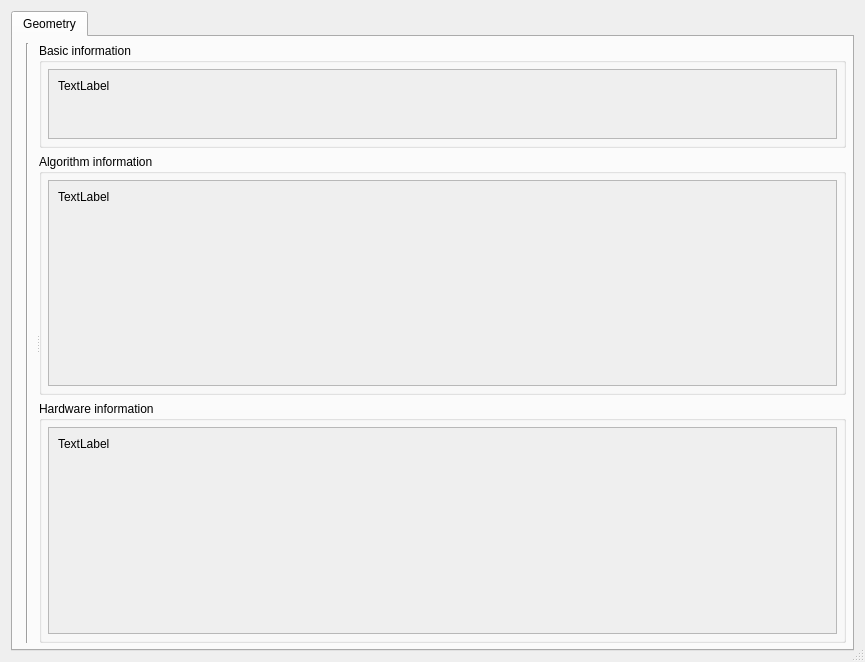
<?xml version="1.0" encoding="UTF-8"?>
<ui version="4.0">
 <class>Dialog</class>
 <widget class="QDialog" name="Dialog">
  <property name="geometry">
   <rect>
    <x>0</x>
    <y>0</y>
    <width>865</width>
    <height>662</height>
   </rect>
  </property>
  <property name="minimumSize">
   <size>
    <width>800</width>
    <height>600</height>
   </size>
  </property>
  <property name="windowTitle">
   <string>Dialog</string>
  </property>
  <property name="sizeGripEnabled">
   <bool>true</bool>
  </property>
  <property name="modal">
   <bool>true</bool>
  </property>
  <layout class="QVBoxLayout" name="verticalLayout_9">
   <item>
    <widget class="QTabWidget" name="information_tab">
     <property name="currentIndex">
      <number>0</number>
     </property>
     <widget class="QWidget" name="geometry">
      <attribute name="title">
       <string>Geometry</string>
      </attribute>
      <layout class="QVBoxLayout" name="verticalLayout">
       <property name="leftMargin">
        <number>6</number>
       </property>
       <property name="topMargin">
        <number>6</number>
       </property>
       <property name="rightMargin">
        <number>6</number>
       </property>
       <property name="bottomMargin">
        <number>6</number>
       </property>
       <item>
        <widget class="QSplitter" name="splitter">
         <property name="orientation">
          <enum>Qt::Horizontal</enum>
         </property>
         <property name="handleWidth">
          <number>3</number>
         </property>
         <widget class="QWidget" name="leftWidget" native="true">
          <property name="sizePolicy">
           <sizepolicy hsizetype="Expanding" vsizetype="Expanding">
            <horstretch>0</horstretch>
            <verstretch>0</verstretch>
           </sizepolicy>
          </property>
          <layout class="QHBoxLayout" name="left_layout">
           <property name="leftMargin">
            <number>0</number>
           </property>
           <property name="topMargin">
            <number>0</number>
           </property>
           <property name="rightMargin">
            <number>0</number>
           </property>
           <property name="bottomMargin">
            <number>0</number>
           </property>
           <item>
            <widget class="Line" name="line">
             <property name="orientation">
              <enum>Qt::Vertical</enum>
             </property>
            </widget>
           </item>
          </layout>
         </widget>
         <widget class="QWidget" name="rightWidget" native="true">
          <layout class="QVBoxLayout" name="verticalLayout_2">
           <property name="leftMargin">
            <number>0</number>
           </property>
           <property name="topMargin">
            <number>0</number>
           </property>
           <property name="rightMargin">
            <number>0</number>
           </property>
           <property name="bottomMargin">
            <number>0</number>
           </property>
           <item>
            <widget class="QGroupBox" name="basic_groupbox">
             <property name="title">
              <string>Basic information</string>
             </property>
             <layout class="QVBoxLayout" name="verticalLayout_4">
              <property name="leftMargin">
               <number>6</number>
              </property>
              <property name="topMargin">
               <number>6</number>
              </property>
              <property name="rightMargin">
               <number>6</number>
              </property>
              <property name="bottomMargin">
               <number>6</number>
              </property>
              <item>
               <widget class="QScrollArea" name="scrollArea">
                <property name="widgetResizable">
                 <bool>true</bool>
                </property>
                <widget class="QWidget" name="scrollAreaWidgetContents">
                 <property name="geometry">
                  <rect>
                   <x>0</x>
                   <y>0</y>
                   <width>796</width>
                   <height>68</height>
                  </rect>
                 </property>
                 <layout class="QVBoxLayout" name="verticalLayout_6">
                  <item>
                   <widget class="QLabel" name="basic_label">
                    <property name="sizePolicy">
                     <sizepolicy hsizetype="Minimum" vsizetype="Preferred">
                      <horstretch>0</horstretch>
                      <verstretch>0</verstretch>
                     </sizepolicy>
                    </property>
                    <property name="text">
                     <string>TextLabel</string>
                    </property>
                   </widget>
                  </item>
                  <item>
                   <spacer name="verticalSpacer">
                    <property name="orientation">
                     <enum>Qt::Vertical</enum>
                    </property>
                    <property name="sizeHint" stdset="0">
                     <size>
                      <width>20</width>
                      <height>47</height>
                     </size>
                    </property>
                   </spacer>
                  </item>
                 </layout>
                </widget>
               </widget>
              </item>
             </layout>
            </widget>
           </item>
           <item>
            <widget class="QGroupBox" name="algorithm_groupbox">
             <property name="title">
              <string>Algorithm information</string>
             </property>
             <layout class="QVBoxLayout" name="verticalLayout_7">
              <property name="leftMargin">
               <number>6</number>
              </property>
              <property name="topMargin">
               <number>6</number>
              </property>
              <property name="rightMargin">
               <number>6</number>
              </property>
              <property name="bottomMargin">
               <number>6</number>
              </property>
              <item>
               <widget class="QScrollArea" name="scrollArea_2">
                <property name="widgetResizable">
                 <bool>true</bool>
                </property>
                <widget class="QWidget" name="scrollAreaWidgetContents_2">
                 <property name="geometry">
                  <rect>
                   <x>0</x>
                   <y>0</y>
                   <width>796</width>
                   <height>184</height>
                  </rect>
                 </property>
                 <layout class="QVBoxLayout" name="verticalLayout_5">
                  <item>
                   <widget class="QLabel" name="algorithm_label">
                    <property name="sizePolicy">
                     <sizepolicy hsizetype="Minimum" vsizetype="Preferred">
                      <horstretch>0</horstretch>
                      <verstretch>0</verstretch>
                     </sizepolicy>
                    </property>
                    <property name="text">
                     <string>TextLabel</string>
                    </property>
                   </widget>
                  </item>
                  <item>
                   <spacer name="verticalSpacer_3">
                    <property name="orientation">
                     <enum>Qt::Vertical</enum>
                    </property>
                    <property name="sizeHint" stdset="0">
                     <size>
                      <width>20</width>
                      <height>201</height>
                     </size>
                    </property>
                   </spacer>
                  </item>
                 </layout>
                </widget>
               </widget>
              </item>
             </layout>
            </widget>
           </item>
           <item>
            <widget class="QGroupBox" name="hardware_groupbox">
             <property name="title">
              <string>Hardware information</string>
             </property>
             <layout class="QVBoxLayout" name="verticalLayout_3">
              <property name="leftMargin">
               <number>6</number>
              </property>
              <property name="topMargin">
               <number>6</number>
              </property>
              <property name="rightMargin">
               <number>6</number>
              </property>
              <property name="bottomMargin">
               <number>6</number>
              </property>
              <item>
               <widget class="QScrollArea" name="scrollArea_3">
                <property name="widgetResizable">
                 <bool>true</bool>
                </property>
                <widget class="QWidget" name="scrollAreaWidgetContents_3">
                 <property name="geometry">
                  <rect>
                   <x>0</x>
                   <y>0</y>
                   <width>796</width>
                   <height>185</height>
                  </rect>
                 </property>
                 <layout class="QVBoxLayout" name="verticalLayout_8">
                  <item>
                   <widget class="QLabel" name="hardware_label">
                    <property name="sizePolicy">
                     <sizepolicy hsizetype="Minimum" vsizetype="Preferred">
                      <horstretch>0</horstretch>
                      <verstretch>0</verstretch>
                     </sizepolicy>
                    </property>
                    <property name="text">
                     <string>TextLabel</string>
                    </property>
                   </widget>
                  </item>
                  <item>
                   <spacer name="verticalSpacer_2">
                    <property name="orientation">
                     <enum>Qt::Vertical</enum>
                    </property>
                    <property name="sizeHint" stdset="0">
                     <size>
                      <width>20</width>
                      <height>201</height>
                     </size>
                    </property>
                   </spacer>
                  </item>
                 </layout>
                </widget>
               </widget>
              </item>
             </layout>
            </widget>
           </item>
          </layout>
         </widget>
        </widget>
       </item>
      </layout>
     </widget>
    </widget>
   </item>
  </layout>
 </widget>
 <resources/>
 <connections/>
</ui>
